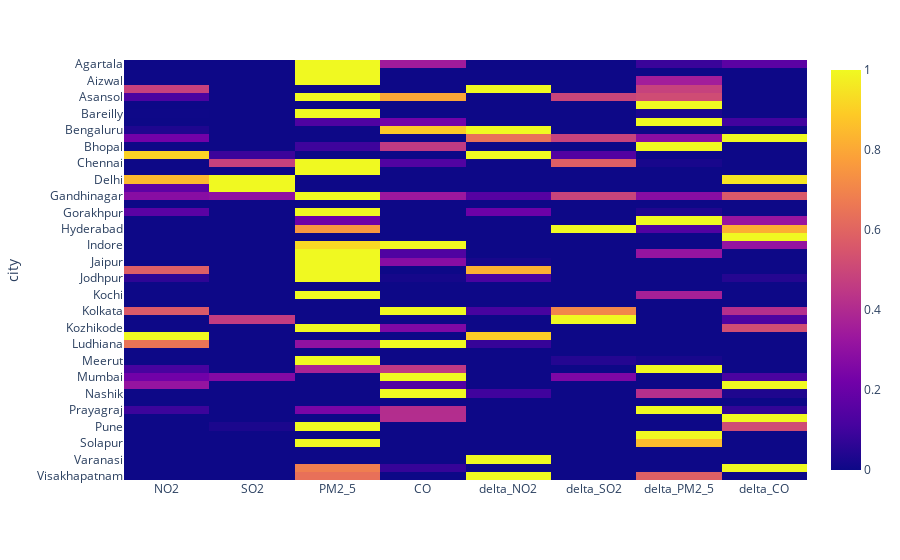

Notebook source saved alongside this figure:
### Code cell
fig.show()

### Figure 1 — Plotly figure (JSON) as saved in the notebook; plotly's stock layout.template omitted (floating-point values rounded to 4 significant figures; data arrays with more than 128 entries replaced by an {"elided": "..."} marker saying what was removed)
{"data": [{"coloraxis": "coloraxis", "hovertemplate": "x: %{x}<br>city: %{y}<br>color: %{z}<extra></extra>", "name": "0", "type": "heatmap", "x": ["NO2", "SO2", "PM2_5", "CO", "delta_NO2", "delta_SO2", "delta_PM2_5", "delta_CO"], "xaxis": "x", "y": ["Agartala", "Agra", "Aizwal", "Amritsar", "Asansol", "Aurangabad", "Bareilly", "Belgaum", "Bengaluru", "Bhilai", "Bhopal", "Chandigarh", "Chennai", "Coimbatore", "Delhi", "Faridabad", "Gandhinagar", "Ghaziabad", "Gorakhpur", "Gwalior", "Hyderabad", "Imphal", "Indore", "Jabalpur", "Jaipur", "Jalandhar", "Jodhpur", "Kanpur", "Kochi", "Kohima", "Kolkata", "Kota", "Kozhikode", "Lucknow", "Ludhiana", "Mangalore", "Meerut", "Moradabad", "Mumbai", "Mysuru", "Nashik", "Patna", "Prayagraj", "Puducherry", "Pune", "Shillong", "Solapur", "Thiruvananthapuram", "Varanasi", "Vijayawada", "Visakhapatnam"], "yaxis": "y", "z": {"elided": "51x8 float values"}}], "layout": {"coloraxis": {"colorscale": [[0, "#0d0887"], [0.1111, "#46039f"], [0.2222, "#7201a8"], [0.3333, "#9c179e"], [0.4444, "#bd3786"], [0.5556, "#d8576b"], [0.6667, "#ed7953"], [0.7778, "#fb9f3a"], [0.8889, "#fdca26"], [1, "#f0f921"]]}, "margin": {"t": 60}, "xaxis": {"anchor": "y", "domain": [0, 1]}, "yaxis": {"anchor": "x", "autorange": "reversed", "domain": [0, 1], "title": {"text": "city"}}}}
